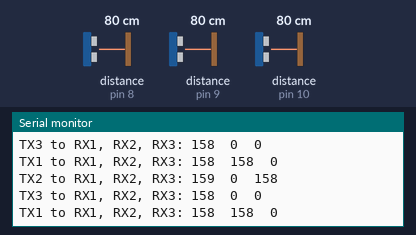
A sketch run on a simulated Arduino Uno, built with avr-gcc and run on an emulated ATmega328P. Parts: the last lines printed to the serial monitor. Wiring (inferred from the names in the program): 3 × ultrasonic range finder: trigger pin 2, echo pin 8 / trigger pin 4, echo pin 9 / trigger pin 5, echo pin 10. Inputs (shaded band) come from the test bench; at power-on: distance to the obstacle (sensors on pin 8, pin 9, pin 10) 80 cm. The echo pulse lasts 58.3 µs per cm.

Above: at 1.2 s.
1.3 s: distance to the obstacle (sensor on pin 8) set to 60 cm
At 1.33 s:
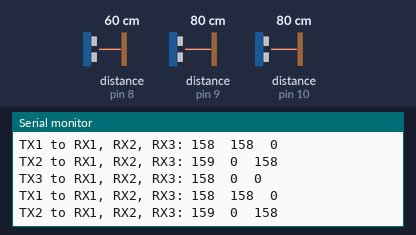
4.3 s: distance to the obstacle (sensor on pin 9) set to 2 cm
At 4.36 s:
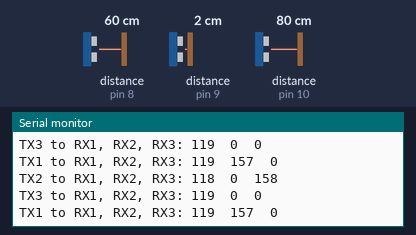
5.8 s: distance to the obstacle (sensor on pin 10) set to 2 cm
At 5.88 s:
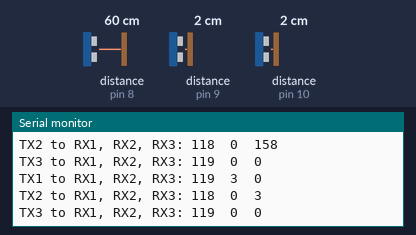
7.3 s: distance to the obstacle (sensor on pin 8) set to 2 cm
At 7.39 s:
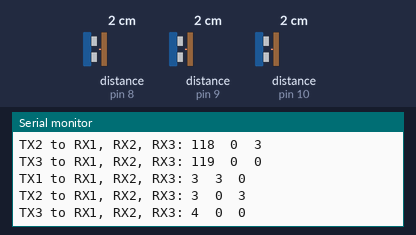
8.8 s: distance to the obstacle (sensor on pin 9) set to 4 cm
At 8.88 s:
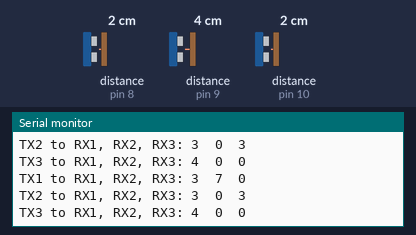
Timing chart, 0 to 11.3 s (numbered marks = the images above; inputs shaded):
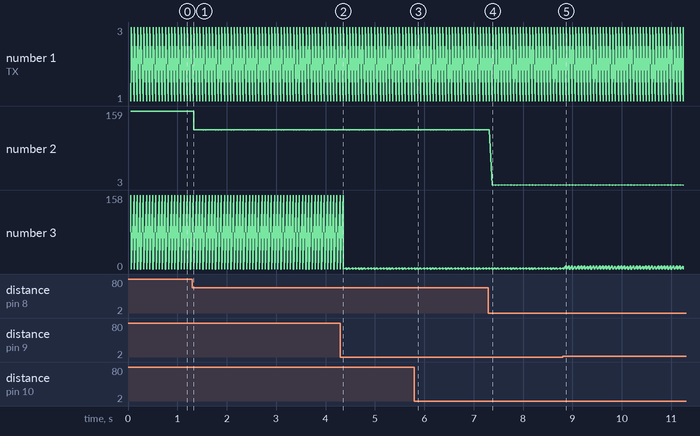

The sketch:

SixUltrasonics.ino
```cpp
/*
	Distances between Three Transmitter HC-SR04s and Three Receivers HC-SR04

	Prints the distance between each transmitter HC-SR04 and each receiver HC-SR04
	to Serial. Does NOT do trilateration, only finds all the distances necessary to
	do the math for it.

	The circuit:
	* 1st TX HC-SR04 trig pin to digital pin 4
	* 2nd TX HC-SR04 trig pin to digital pin 5
	* 3rd TX HC-SR04 trig pin to digital pin 6
	* 1st RX HC-SR04 echo pin to digital pin 8
	* 2nd RX HC-SR04 echo pin to digital pin 9
	* 3rd RX HC-SR04 echo pin to digital pin 10
	* ALL RX HC-SR04 trig pins to digital pin 2

	Created Summer 2017
	By Kaiz Akhtar
*/

// Pin numbers
const int rxTrigPin = 2;
const int tx1TrigPin = 4;
const int tx2TrigPin = 5;
const int tx3TrigPin = 6;
const int rx1EchoPin = 8;
const int rx2EchoPin = 9;
const int rx3EchoPin = 10;

// Math helper variables
long tx1Time;
long tx2Time;
long tx3Time;

long rx1Time1, rx1Time2, rx1Time3;
long rx2Time1, rx2Time2, rx2Time3;
long rx3Time1, rx3Time2, rx3Time3;

long tx1ToRx1Time, tx1ToRx2Time, tx1ToRx3Time;
long tx2ToRx1Time, tx2ToRx2Time, tx2ToRx3Time;
long tx3ToRx1Time, tx3ToRx2Time, tx3ToRx3Time;

int tx1ToRx1Dist, tx1ToRx2Dist, tx1ToRx3Dist;
int tx2ToRx1Dist, tx2ToRx2Dist, tx2ToRx3Dist;
int tx3ToRx1Dist, tx3ToRx2Dist, tx3ToRx3Dist;

void setup() {
  pinMode(rxTrigPin, OUTPUT);

  pinMode(tx1TrigPin, OUTPUT);
  pinMode(tx2TrigPin, OUTPUT);
  pinMode(tx3TrigPin, OUTPUT);

  pinMode(rx1EchoPin, INPUT);
  pinMode(rx2EchoPin, INPUT);
  pinMode(rx3EchoPin, INPUT);

  Serial.begin(115200); // Starts the serial communication
}

void loop() {

  // Get time and distance from each TX HC-SR04 to each RX HC-SR04 and write them to our global time and distance variables
  sonarPing(tx1TrigPin, tx1ToRx1Time, tx1ToRx2Time, tx1ToRx3Time, tx1ToRx1Dist, tx1ToRx2Dist, tx1ToRx3Dist);
  sonarPing(tx2TrigPin, tx2ToRx1Time, tx2ToRx2Time, tx2ToRx3Time, tx2ToRx1Dist, tx2ToRx2Dist, tx2ToRx3Dist);
  sonarPing(tx3TrigPin, tx3ToRx1Time, tx3ToRx2Time, tx3ToRx3Time, tx3ToRx1Dist, tx3ToRx2Dist, tx3ToRx3Dist);

  // Write all the data to serial
  Serial.print("TX1 to RX1, RX2, RX3: ");
  if(tx1ToRx1Dist == 394) {
    Serial.print("-   ");
  } else {
    Serial.print(tx1ToRx1Dist);
  }
  Serial.print('\t');
  if(tx1ToRx2Dist == 394) {
    Serial.print("-   ");
  } else {
    Serial.print(tx1ToRx2Dist);
  }
  Serial.print('\t');
  if(tx1ToRx3Dist == 394) {
    Serial.println("-   ");
  } else {
    Serial.println(tx1ToRx3Dist);
  }
  Serial.print("TX2 to RX1, RX2, RX3: ");
  if(tx2ToRx1Dist == 394) {
    Serial.print("-   ");
  } else {
    Serial.print(tx2ToRx1Dist);
  }
  Serial.print('\t');
  if(tx2ToRx2Dist == 394) {
    Serial.print("-   ");
  } else {
    Serial.print(tx2ToRx2Dist);
  }
  Serial.print('\t');
  if(tx2ToRx3Dist == 394) {
    Serial.println("-   ");
  } else {
    Serial.println(tx2ToRx3Dist);
  }
  Serial.print("TX3 to RX1, RX2, RX3: ");
  if(tx3ToRx1Dist == 394) {
    Serial.print("-   ");
  } else {
    Serial.print(tx3ToRx1Dist);
  }
  Serial.print('\t');
  if(tx3ToRx2Dist == 394) {
    Serial.print("-   ");
  } else {
    Serial.print(tx3ToRx2Dist);
  }
  Serial.print('\t');
  if(tx3ToRx3Dist == 394) {
    Serial.println("-   ");
  } else {
    Serial.println(tx3ToRx3Dist);
  }
  Serial.print('\n');
}

void sonarPing(int txPin, long &rx1Duration, long &rx2Duration, long &rx3Duration, int &rx1Distance, int &rx2Distance, int &rx3Distance) {
  // Clears the trigPins
  digitalWrite(txPin, LOW);
  digitalWrite(rxTrigPin, LOW);
  delayMicroseconds(2);
  // Sets the trigPin on HIGH state for 10 micro seconds
  digitalWrite(txPin, HIGH);
  digitalWrite(rxTrigPin, HIGH);
  delayMicroseconds(10);
  digitalWrite(txPin, LOW);
  digitalWrite(rxTrigPin, LOW);

  // Reads the echoPins
  long txTime1 = 0;
  long txTime2 = 0;
  long txTime3 = 0;
  long rx1Time = 0;
  long rx2Time = 0;
  long rx3Time = 0;
  long startTime = micros();
  while(true) {
    if(txTime1 == 0 && digitalRead(rx1EchoPin) == HIGH) {
      txTime1 = micros();
    }
    if(txTime1 != 0 && rx1Time == 0 && digitalRead(rx1EchoPin) == LOW) {
      rx1Time = micros();
    }
    if(txTime2 == 0 && digitalRead(rx2EchoPin) == HIGH) {
      txTime2 = micros();
    }
    if(txTime2 != 0 && rx2Time == 0 && digitalRead(rx2EchoPin) == LOW) {
      rx2Time = micros();
    }
    if(txTime3 == 0 && digitalRead(rx3EchoPin) == HIGH) {
      txTime3 = micros();
    }
    if(txTime3 != 0 && rx3Time == 0 && digitalRead(rx3EchoPin) == LOW) {
      rx3Time = micros();
    }
    if(micros() - startTime > 20000) {
      break;
    }
    if(tx1Time != 0 && txTime2 != 0 && txTime3 != 0 && rx1Time != 0 && rx2Time != 0 && rx3Time != 0) {
      break;
    }
  }

  // Write the data to the call-by-reference parameters
  rx1Duration = rx1Time - txTime1;
  rx2Duration = rx2Time - txTime2;
  rx3Duration = rx3Time - txTime3;
  rx1Distance = rx1Duration * 0.034;
  rx2Distance = rx2Duration * 0.034;
  rx3Distance = rx3Duration * 0.034;
}
```

Measured:
- after the input at 5.8 s, the serial monitor: prints a new line after 0.07 s (image 3)
- after the input at 7.3 s, the serial monitor: prints a new line after 0.08 s (image 4)
- after the input at 8.8 s, the serial monitor: prints a new line after 0.07 s (image 5)
- plotted number 2: 158 → 119 after the input at 1.3 s, 119 → 4 after the input at 7.3 s
